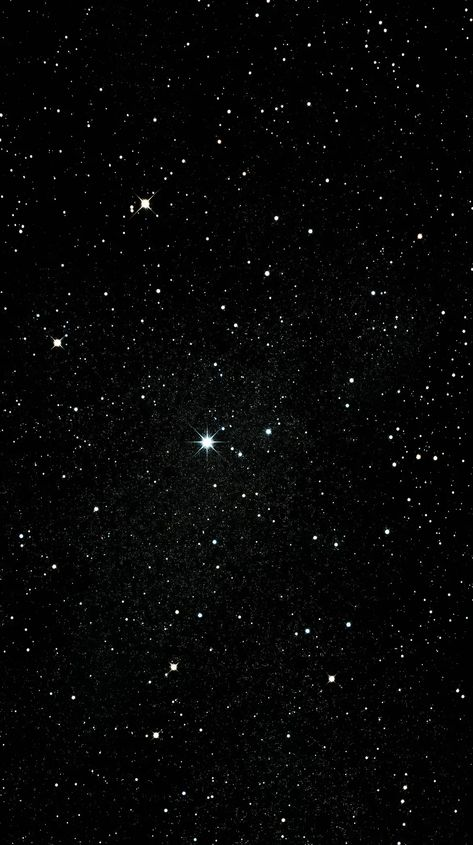
#> input picture code-to-draw-1st-image-as-reference.jpg, 473 x 845 px
$ python draw.py code-to-draw-1st-image-as-reference.jpg
#> lines starting #> are read from the running program, lines starting #| are printed output that depends on the picture
"""
LEVEL 1 — Pixel Mosaic
------------------------
Reads an image, shrinks it down to a small grid (so each "pixel" becomes a
visible block), reads the RGB color of every cell, and redraws the whole
image as colored squares using matplotlib.

Usage:
    python mosaic.py path/to/image.jpg
    python mosaic.py path/to/image.jpg --grid 40
"""

import sys
import argparse
from pathlib import Path

from PIL import Image
import matplotlib.pyplot as plt
import matplotlib.patches as patches


def load_pixel_grid(image_path: str, grid_size: int):
    """
    Shrinks the image down to grid_size x grid_size and returns a 2D list
    of (r, g, b) tuples — one per cell.
    """
    img = Image.open(image_path).convert("RGB")
    # Resize down to grid_size x grid_size. Each resulting pixel represents
    # the average color of a whole block of the original image.
    small = img.resize((grid_size, grid_size), Image.LANCZOS)

    pixels = small.load()
    grid = []
    for y in range(grid_size):
        row = []
        for x in range(grid_size):
            row.append(pixels[x, y])
        grid.append(row)
    return grid


def draw_mosaic(grid, output_path: str, cell_size: float = 1.0):
    """
    Draws the pixel grid as colored squares and saves it as an image.
    """
    grid_size = len(grid)
    fig, ax = plt.subplots(figsize=(8, 8))

    for y, row in enumerate(grid):
        for x, (r, g, b) in enumerate(row):
            color = (r / 255, g / 255, b / 255)
            # Flip y so the image isn't drawn upside down.
            rect = patches.Rectangle(
                (x * cell_size, (grid_size - 1 - y) * cell_size),
                cell_size, cell_size,
                facecolor=color,
                edgecolor="none"
            )
            ax.add_patch(rect)

    ax.set_xlim(0, grid_size * cell_size)
    ax.set_ylim(0, grid_size * cell_size)
    ax.set_aspect("equal")
    ax.axis("off")

    plt.tight_layout()
    plt.savefig(output_path, dpi=200, bbox_inches="tight")
    print(f"Saved mosaic to {output_path}")
    plt.show()


def main():
    parser = argparse.ArgumentParser(description="Redraw an image as a pixel mosaic.")
    parser.add_argument("image", help="Path to input image")
    parser.add_argument("--grid", type=int, default=32, help="Grid size (default: 32x32)")
    parser.add_argument("--out", default=None, help="Output file path")
    args = parser.parse_args()

    input_path = Path(args.image)
    if not input_path.exists():
        print(f"Error: {input_path} not found.")
        sys.exit(1)

    output_path = args.out or f"images/output/{input_path.stem}_mosaic.png"
    Path(output_path).parent.mkdir(parents=True, exist_ok=True)

    print(f"Loading '{input_path.name}' and reducing to a {args.grid}x{args.grid} grid...")
    grid = load_pixel_grid(str(input_path), args.grid)
#> in load_pixel_grid, img is the input picture: PIL image 473x845 RGB; mean R, G, B 6.4, 6.7, 6.5
#> in load_pixel_grid, `small = img.resize((grid_size, grid_size), Image.LANCZOS)`:
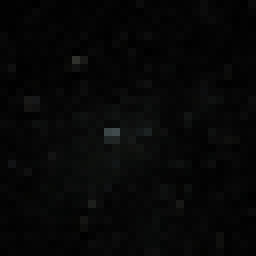
#> small: PIL image 32x32 RGB (shown 8 times larger); mean R, G, B 6.4, 6.8, 6.6
#> after the loop in load_pixel_grid, `for y in range(grid_size):`: grid = 32 items
#> grid = 32 items

    print("Drawing mosaic...")
    draw_mosaic(grid, output_path)
#> in draw_mosaic, `grid_size = len(grid)`: grid_size = 32
#> the loop in draw_mosaic, `for y, row in enumerate(grid):` made 32 passes
#> in draw_mosaic, `plt.savefig(output_path, dpi=200, bbox_inches="tight")`:
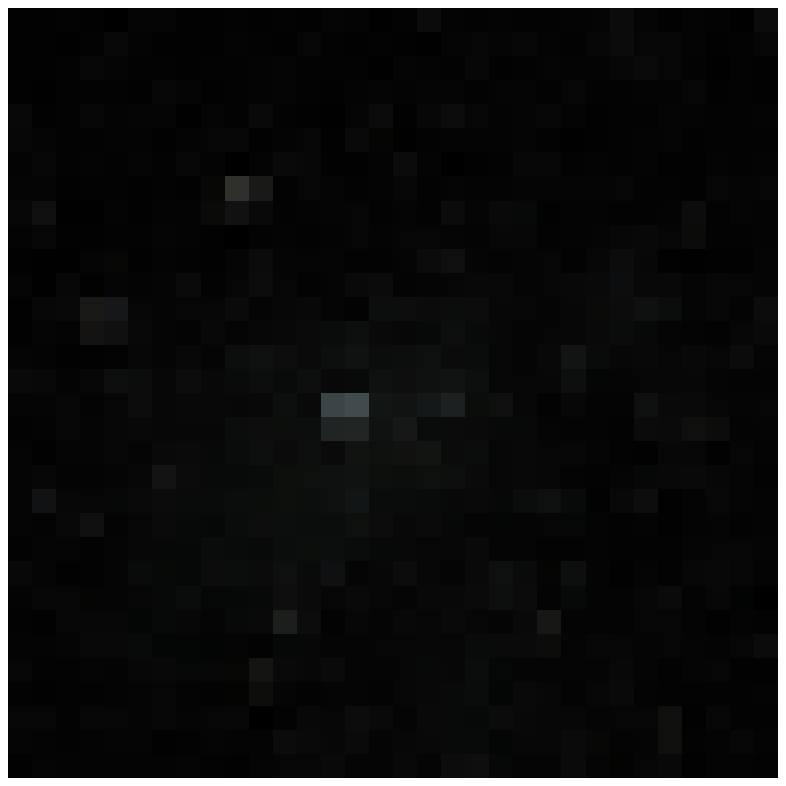
#> figure drawn by matplotlib, 1 panel


if __name__ == "__main__":
    main()
